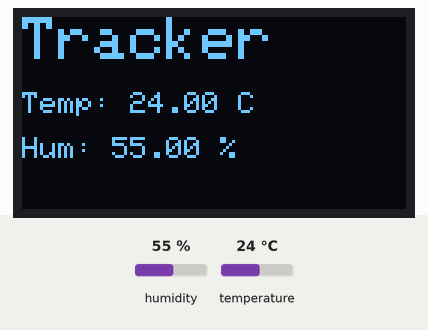
This sketch was run on a simulated ESP32. Parts: 128×64 one-colour display. The test bench sets the inputs (shaded band); at power-on: humidity 55 %, temperature 24 °C. EEPROM starts erased; what the sketch prints to the serial monitor is not drawn.

Above: at 3.7 s.
3.8 s: humidity set to 22 %
At 5.9 s:
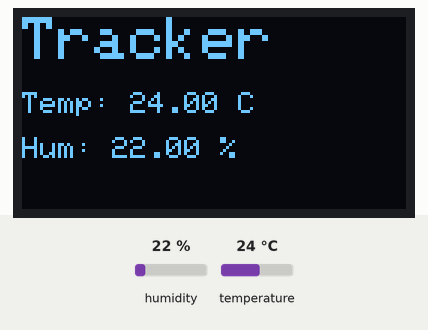
6.5 s: temperature set to 12 °C
At 8.1 s:
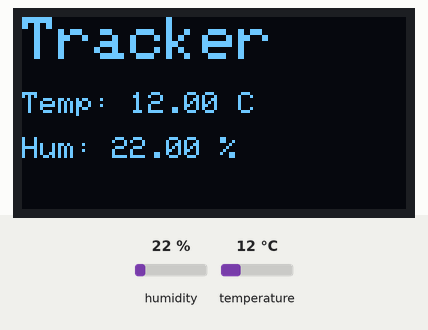
12.3 s: humidity set to 40 %
At 13.6 s:
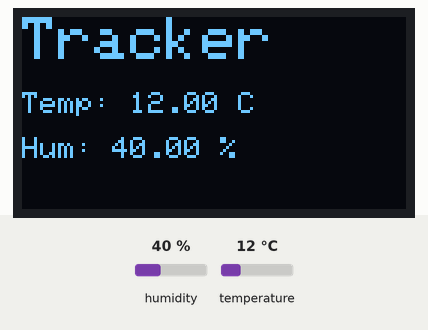
15.0 s: temperature set to 19 °C
Timing chart, 0 to 18.0 s (numbered marks = the images above; inputs shaded):
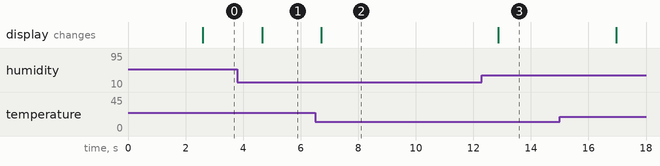

The sketch:

TempEEP-Temp_and_Hum_Logger_with_OLED_Display_and_EEPROM.ino
```cpp
#include <Wire.h>
#include <Adafruit_GFX.h>
#include <Adafruit_SSD1306.h>
#include <DHT.h>
#include <EEPROM.h>

// ===== OLED Setup =====
#define SCREEN_WIDTH 128
#define SCREEN_HEIGHT 64
#define OLED_RESET -1
Adafruit_SSD1306 display(SCREEN_WIDTH, SCREEN_HEIGHT, &Wire, OLED_RESET);

// ===== DHT Setup =====
#define DHTPIN 15
#define DHTTYPE DHT11
DHT dht(DHTPIN, DHTTYPE);

// ===== EEPROM Setup =====
#define MAX_READINGS 5
#define TEMP_START 0
#define HUM_START 20
int storeIndex = 0;

void setup() {
  Serial.begin(115200);
  dht.begin();

  // ESP32 EEPROM init (emulated in flash)
  EEPROM.begin(512);

  // Set custom I2C pins for ESP32 (e.g., SDA=21, SCL=22)
  Wire.begin(21, 22);

  if (!display.begin(SSD1306_SWITCHCAPVCC, 0x3C)) {
    Serial.println("OLED init failed");
    while (1);
  }

  // --- Splash screen ---
  display.clearDisplay();
  display.setTextSize(2);
  display.setTextColor(SSD1306_WHITE);
  int16_t x1, y1;
  uint16_t w, h;
  display.getTextBounds("TempEEP", 0, 0, &x1, &y1, &w, &h);
  display.setCursor((SCREEN_WIDTH - w) / 2, (SCREEN_HEIGHT - h) / 2);
  display.println("TempEEP");
  display.display();
  delay(2500);

  Serial.println("Send 'r' in Serial Monitor to see last 5 readings");
}

void loop() {
  float temp = dht.readTemperature();
  float hum = dht.readHumidity();

  if (!isnan(temp) && !isnan(hum)) {
    display.clearDisplay();

    display.setTextSize(2);
    display.setCursor(0,0);
    display.println("Tracker");

    // Temperature & Humidity values
    display.setTextSize(1);
    display.setCursor(0, 25);
    display.print("Temp: "); display.print(temp); display.println(" C");
    display.setCursor(0, 40);
    display.print("Hum: "); display.print(hum); display.println(" %");

    display.display();

    // Store in EEPROM
    EEPROM.put(TEMP_START + storeIndex * 4, temp);
    EEPROM.put(HUM_START + storeIndex * 4, hum);
    EEPROM.commit();

    storeIndex = (storeIndex + 1) % MAX_READINGS;
  } else {
    Serial.println("DHT11 read failed, skipping storage");
  }

  // Check Serial input
  if (Serial.available()) {
    char c = Serial.read();
    if (c == 'r' || c == 'R') {
      printLastReadings();
    }
  }

  delay(2000);
}

// Print last 5 readings to Serial Monitor
void printLastReadings() {
  Serial.println("----- Last 5 Readings -----");
  for (int i = 0; i < MAX_READINGS; i++) {
    float t, h;
    EEPROM.get(TEMP_START + i * 4, t);
    EEPROM.get(HUM_START + i * 4, h);
    Serial.print(i + 1); Serial.print(": ");
    Serial.print(t); Serial.print(" C, ");
    Serial.print(h); Serial.println(" %");
  }
  Serial.println("---------------------------");
}
```

Measured:
- after the input at 3.8 s, the display: changes after 0.86 s (image 1)
- after the input at 6.5 s, the display: changes after 0.21 s (image 2)
- after the input at 12.3 s, the display: changes after 0.56 s (image 3)
